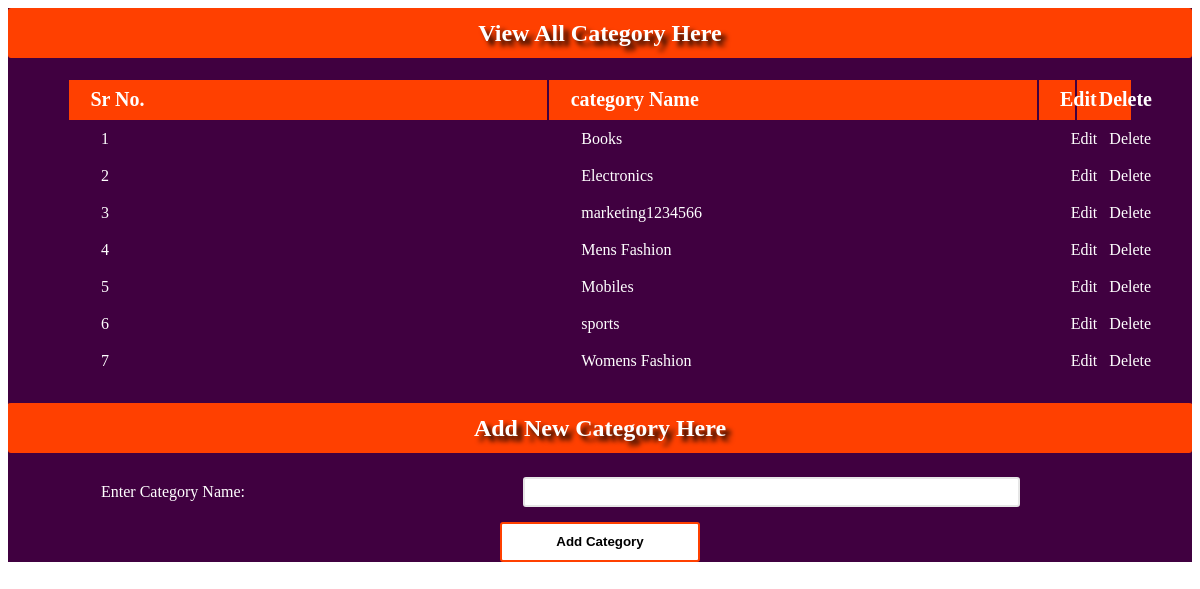
/addfile/cat.php, run on the app's committed database.
### tables this page shows
CREATE TABLE `main_cat` (
  `cat_id` int(11) NOT NULL,
  `cat_name` varchar(100) NOT NULL
);

### addfile/cat.php (the view, shortened to what this page needs)
<html>
<head>
</head>
<div id="bodyright">
<h2  >View All Category Here</h2>
<form method="post" enctype="multipart/form-data">
	<table>
		<tr>
			<th>Sr No.</th>
			<th>category Name</th>
			<th>Edit</th>
			<th>Delete</th>
		</tr>
		<?php include("db.php");
		$fetch_cat=$con->prepare("select * from main_cat ORDER BY cat_name");
						$fetch_cat->setFetchMode(PDO:: FETCH_ASSOC);
						$fetch_cat->execute();
						$i=1;
						while($row=$fetch_cat->fetch()):
						echo "
						<tr>
						<td>".$i++."</td>
								<td>".$row['cat_name']."</td>
								<td><a href='admin_index.php?edit_cat=".$row['cat_id']."'>Edit</a></td>
								<td><a href='delete_cat.php?delete_cat=".$row['cat_id']."'>Delete</a></td>
							</tr>	";
						endwhile;
						?>
	</table>
</form>
<h2  id="add_cat">Add New Category Here</h2>
	<form  method="post">
		<table>
			<tr>
				<td>Enter Category Name:</td>
				<td><input type="text" name="cat_name" required /></td>
			</tr>
		</table>
		<center><button name="add_cat">Add Category </button></center>
	</form>
</div>

### addfile/cat.php (style rules this page uses)
#bodyright { background:#400040; }
#bodyright h2 { border-radius:3px;height:50px;line-height:50px;background:#ff4000;color:#fff; text-align:center; text-shadow:5px 5px 5px #000; }
#bodyright form table { width:90%;margin:auto;margin-top:10px !important; }
#bodyright form table tr td { padding-left:3%;width:50%;height:35px;color:#fff; }
#bodyright form table tr td input { margin-left:-110px;border-radius:3px;border:2px solid #e6e6e6; width:100%;height:30px;padding-left:2%;box-sizzing:border-box; }
#bodyright form button { margin-top:10px;border-radius:3px;border:2px solid #ff4000;width:200px;height:40px;font-weight:bold;outline:none;background:#fff; }
#bodyright form table tr th { padding:0% 2% 0% 2%;box-sizzing:border-box;font-size:20px;color:#fff; text-align:left; background:#ff4000; height:40px; }
#add_cat { margin-top:20px;border-top:2px solid #400040; }
#bodyright form table tr td a { text-decoration:none;color:#fff; }

### data on the page
main_cat: cat_name "Books"
main_cat: cat_name "Electronics"
main_cat: cat_name "marketing1234566"
main_cat: cat_name "Mens Fashion"
main_cat: cat_name "Mobiles"
main_cat: cat_name "sports"
main_cat: cat_name "Womens Fashion"
